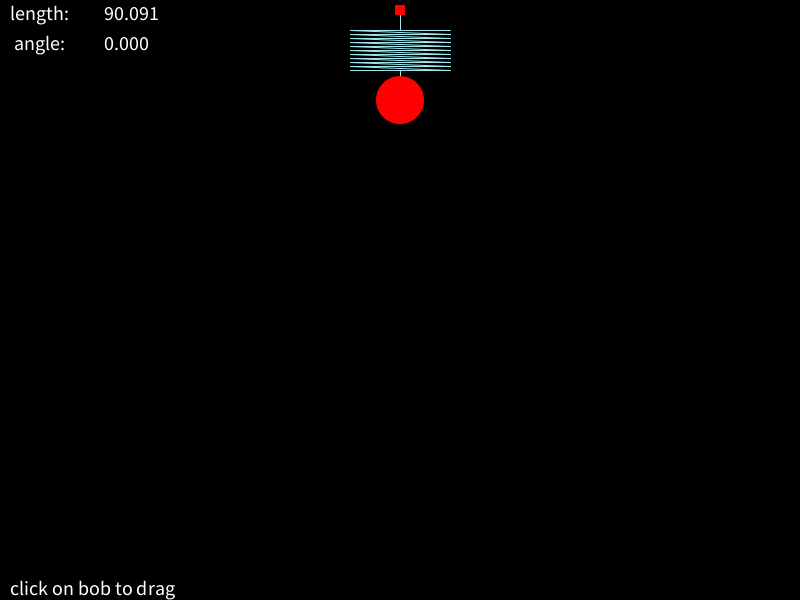
Frame 1 (no input)
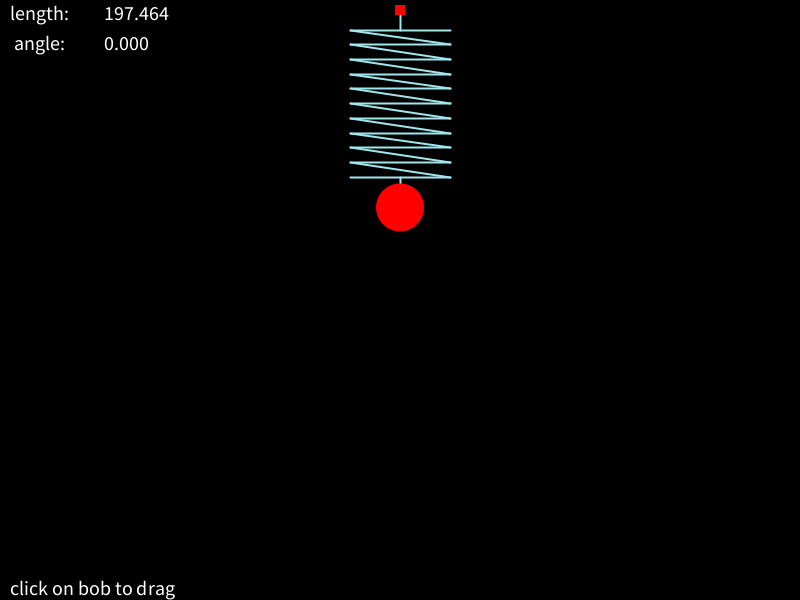
Frame 60 (the mouse pressed at the canvas centre just before this capture)
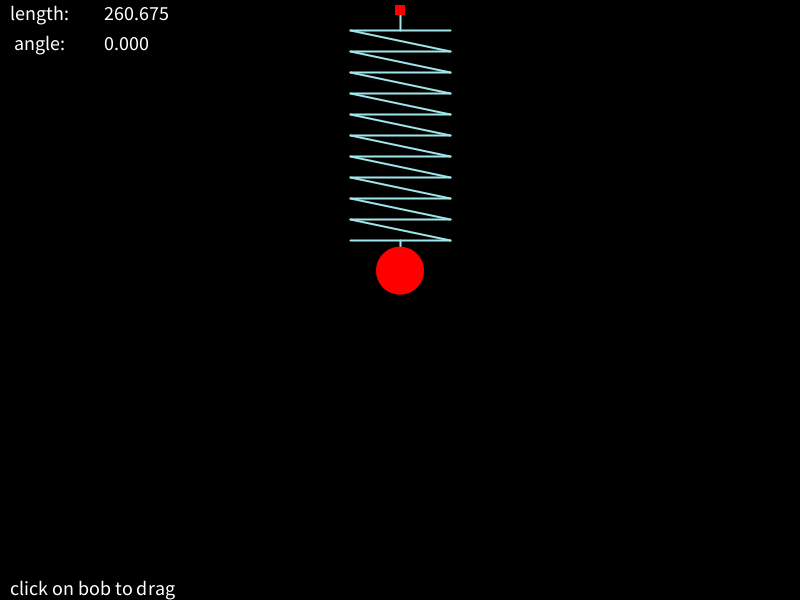
Frame 120 (the mouse held since frame 60 and released just before this capture)

The Processing sketch that drew these frames (run headless with seeded random() and noise(); from frame 60 on, the mouse is pressed at the canvas centre):

// Processing sketch: processing_168406
// ── processing_168406.pde

// An animation added to the spring example in
// the 'Nature of Code'  by  Daniel Shiffman (Ch 3)


// Mover object
Bob bob;

// Spring object
Spring spring;

// spring animation object
SpringAnimated spranim;

void setup() {
  frameRate(30);
  size(800,600);
  smooth();
  spring = new Spring(width/2,10,100); 
  bob = new Bob(width/2,100); 
  spranim = new SpringAnimated();

}

void draw()  {
  background(0); 
  
  // Apply a gravity force to the bob
  PVector gravity = new PVector(0,2);
  bob.applyForce(gravity);
  
  // Connect the bob to the spring (this calculates the force)
  spring.connect(bob);
  
  // Update bob
  bob.update();
  // If it's being dragged
  bob.drag(mouseX,mouseY);
  
 
  //spring.displayLine(bob);           // Draw a line between spring and bob
  spranim.animationUpdate(bob, spring);// or draw a spring
  bob.display(); 
  spring.display(); 
  
  
  
  fill(255);
  textSize(20);
  text("click on bob to drag",10,height-5);
  text("length:",10,20);
  text(spranim.l,100,20); 
  text(" angle:",10,50);
  text(degrees(spranim.springDir.heading2D() + HALF_PI),100,50);
  
}


// For mouse interaction with bob

void mousePressed()  {
  bob.clicked(mouseX,mouseY);
}

void mouseReleased()  {
  bob.stopDragging(); 
}


// from Nature of Code - Daniel Shiffman Ch 3
class Bob { 
  PVector location;
  PVector velocity;
  PVector acceleration;
  float mass = 24;
  
  // Arbitrary damping to simulate friction / drag 
  float damping = 0.99;

  // For mouse interaction
  PVector dragOffset;
  boolean dragging = false;

  // Constructor
  Bob(float x, float y) {
    location = new PVector(x,y);
    velocity = new PVector();
    acceleration = new PVector();
    dragOffset = new PVector();
  } 

  // Standard Euler integration
  void update() { 
    velocity.add(acceleration);
    velocity.mult(damping);
    location.add(velocity);
    acceleration.mult(0);
  }

  // Newton's law: F = M * A
  void applyForce(PVector force) {
    PVector f = force.get();
    f.div(mass);
    acceleration.add(f);
  }


  // Draw the bob
  void display() { 
    noStroke();
    strokeWeight(2);
    fill(255,0,0);
    if (dragging) {
      fill(50);
    }
    ellipse(location.x,location.y,mass*2,mass*2);
  } 

 
  // This checks to see if we clicked on the mover
  void clicked(int mx, int my) {
    float d = dist(mx,my,location.x,location.y);
    if (d < mass) {
      dragging = true;
      dragOffset.x = location.x-mx;
      dragOffset.y = location.y-my;
    }
  }

  void stopDragging() {
    dragging = false;
  }

  void drag(int mx, int my) {
    if (dragging) {
      location.x = mx + dragOffset.x;
      location.y = my + dragOffset.y;
    }
  }
}

// from Nature of Code - Daniel Shiffman Ch 3
class Spring { 

  // Location
  PVector anchor;

  // Rest length and spring constant
  float len;
  float k = 0.02;

  // Constructor
  Spring(float x, float y, int l) {
    anchor = new PVector(x, y);
    len = l;
  } 

  // Calculate spring force
  void connect(Bob b) {
    // Vector pointing from anchor to bob location
    PVector force = PVector.sub(b.location, anchor);
    // What is distance
    float d = force.mag();
    // Stretch is difference between current distance and rest length
    float stretch = d - len;

    // Calculate force according to Hooke's Law
    // F = k * stretch
    force.normalize();
    force.mult(-1 * k * stretch);
    b.applyForce(force);
  }


  // little square for anchor
  void display() { 
    noStroke();
    fill(255,0,0);
    strokeWeight(2);
    rectMode(CENTER);
    rect(anchor.x, anchor.y, 10, 10);
  }

  void displayLine(Bob b) {
    strokeWeight(2);
    stroke(#A0E6ED);
    line(b.location.x, b.location.y, anchor.x, anchor.y);
  }
}





// an animation for the spring physics
class SpringAnimated {
  PVector anchor, springDir, coilDir, coilCenterTop;
  // corners of coil topleft etc. plus bottom center
  PVector tl, tr, bl, br, bc; 
  float  l ; // scalar length of spring
  float w = 100.0; // scalar width of coil
  float  h; // scalar height of coil

  SpringAnimated() {
  }

  void animationUpdate(Bob b, Spring s) {
    // springDir starts as a vec from anchor to bob, through middle of coils
    anchor =  s.anchor;
    springDir = PVector.sub( anchor, b.location);

    l = springDir.mag(); // current spring length
    springDir.normalize(); // now the current angle of spring as a unitVec

    // Move top of top coil away from anchor by arbitrary amount, this is down when the spring is vertical
    coilCenterTop = springDir.get(); // copy the  anchor to bob unitVec to ensure we don't change it
    coilCenterTop.mult(-20);
    coilCenterTop.add(anchor);

    coilDir  = new PVector(-springDir.y, springDir.x);// angle of coil tops and bottoms (a unitVec, normal to the springDir)
    coilDir.mult(w/2); //Offset vec (a distance of w/2, normal to the spring angle),this is to the left when spring is vertical

    // calc scalar coil height 
    float numCoils = 10;
    h = (l - 50.0)/numCoils; // coils need not  fill all of spring length (take off arbitrary 50 from length)

    springDir.mult(h); // springDir is now the coil height vec
    stroke(#A0E6ED);
    line(coilCenterTop.x, coilCenterTop.y, anchor.x, anchor.y); // anchor to top coil connection

    // build coils  at the same angle as the spring (springDir(a unitVec) x  h )
    for (int i = 0; i < numCoils; i++) {
      // calc location of 3 coil corners (not bl yet).  Note adjustments to coilCenterTop, springDir and coilDir above
      tl = PVector.sub(coilCenterTop, coilDir); // to left
      tr = PVector.add(coilCenterTop, coilDir); // to right
      br = PVector.sub(tr, springDir);// down from tr

        //  bottom of bottom coil, plus connection to bob
      if (i == numCoils-1) { // the bottom coil
        bl = PVector.sub(tl, springDir);
        bc = PVector.add(bl, coilDir);
        line(b.location.x, b.location.y, bc.x, bc.y); 
        line(bl.x, bl.y, br.x, br.y );// we only need bl for bottom of last (bottom) coil
      }
      line(tl.x, tl.y, tr.x, tr.y);// alternate coil top/bottom
      line(tl.x, tl.y, br.x, br.y ); //coil diagonal
      
      coilCenterTop.sub(springDir);// increment coil top pos
    }
  }
}
